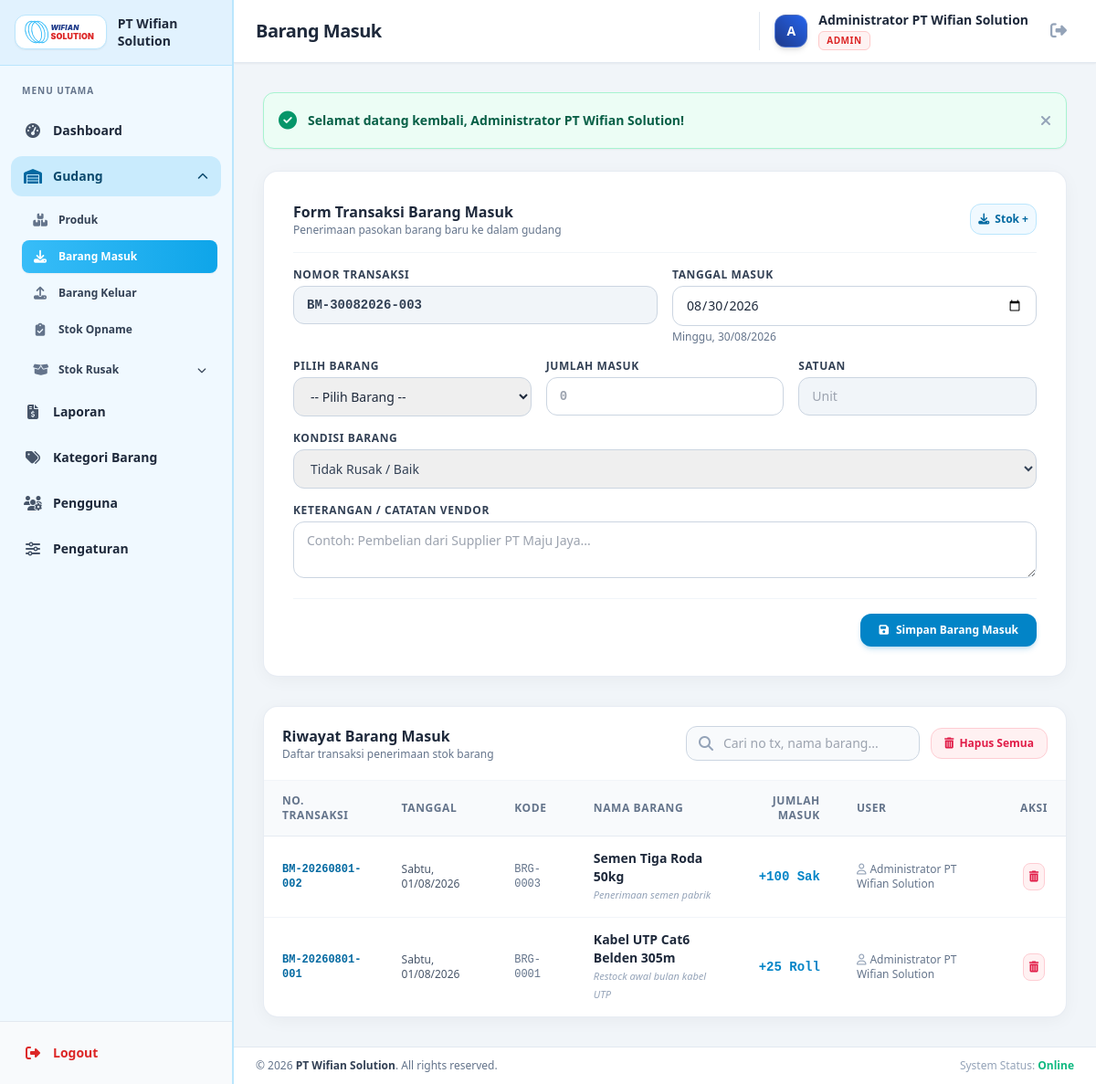
The page /pages/barang_masuk.php (signed in) on the database its author committed.
### tables this page shows
CREATE TABLE `settings` (
  `id` INT AUTO_INCREMENT PRIMARY KEY,
  `nama_toko` VARCHAR(150) NOT NULL,
  `logo` VARCHAR(255) DEFAULT NULL,
  `alamat` TEXT DEFAULT NULL,
  `telepon` VARCHAR(50) DEFAULT NULL,
  `email` VARCHAR(100) DEFAULT NULL
);

CREATE TABLE `stock_in` (
  `id` INT AUTO_INCREMENT PRIMARY KEY,
  `nomor_transaksi` VARCHAR(50) NOT NULL UNIQUE,
  `tanggal` DATE NOT NULL,
  `product_id` INT NOT NULL,
  `jumlah` INT NOT NULL,
  `harga_beli` DECIMAL(15,2) NOT NULL DEFAULT 0.00,
  `kondisi` ENUM('Tidak Rusak','Rusak') NOT NULL DEFAULT 'Tidak Rusak',
  `keterangan` TEXT DEFAULT NULL,
  `created_by` INT DEFAULT NULL,
  `created_at` DATETIME DEFAULT CURRENT_TIMESTAMP,
  CONSTRAINT `fk_stock_in_product` FOREIGN KEY (`product_id`) REFERENCES `products` (`id`) ON DELETE CASCADE ON UPDATE CASCADE,
  CONSTRAINT `fk_stock_in_user` FOREIGN KEY (`created_by`) REFERENCES `users` (`id`) ON DELETE SET NULL ON UPDATE CASCADE
);

CREATE TABLE `products` (
  `id` INT AUTO_INCREMENT PRIMARY KEY,
  `kode_barang` VARCHAR(50) NOT NULL UNIQUE,
  `nama_barang` VARCHAR(150) NOT NULL,
  `kategori_id` INT DEFAULT NULL,
  `satuan` VARCHAR(30) NOT NULL,
  `harga_beli` DECIMAL(15,2) NOT NULL DEFAULT 0.00,
  `harga_jual` DECIMAL(15,2) NOT NULL DEFAULT 0.00,
  `stok` INT NOT NULL DEFAULT 0,
  `stok_minimum` INT NOT NULL DEFAULT 5,
  `lokasi_rak` VARCHAR(50) DEFAULT NULL,
  `deskripsi` TEXT DEFAULT NULL,
  `created_at` DATETIME DEFAULT CURRENT_TIMESTAMP,
  CONSTRAINT `fk_products_category` FOREIGN KEY (`kategori_id`) REFERENCES `categories` (`id`) ON DELETE SET NULL ON UPDATE CASCADE
);

CREATE TABLE `users` (
  `id` INT AUTO_INCREMENT PRIMARY KEY,
  `nama` VARCHAR(100) NOT NULL,
  `username` VARCHAR(50) NOT NULL UNIQUE,
  `password` VARCHAR(255) NOT NULL,
  `role` ENUM('Admin', 'Staff Gudang') NOT NULL DEFAULT 'Staff Gudang',
  `created_at` DATETIME DEFAULT CURRENT_TIMESTAMP
);

### pages/barang_masuk.php (the view, shortened to what the rows shown need)
<?php
require_once __DIR__ . '/../includes/header.php';
require_once __DIR__ . '/../includes/header.php';
$pdo = getDBConnection();
$history = $pdo->query("
    SELECT si.*, p.kode_barang, p.nama_barang, p.satuan, u.nama as nama_user
    FROM stock_in si
    JOIN products p ON si.product_id = p.id
    LEFT JOIN users u ON si.created_by = u.id
    ORDER BY si.created_at DESC, si.id DESC
")->fetchAll();
?>
<div id="riwayat-masuk" class="bg-white rounded-2xl border border-slate-200/80 shadow-subtle overflow-hidden w-full">
    <div class="overflow-x-auto">
        <table id="tableMasuk" class="w-full text-left text-sm text-slate-600">
            <thead class="bg-slate-50 text-xs uppercase tracking-wider text-slate-500 font-semibold border-b border-slate-200/80">
                <tr>
                    <th class="px-5 py-3.5">No. Transaksi</th>
                    <th class="px-5 py-3.5">Tanggal</th>
                    <th class="px-5 py-3.5">Kode</th>
                    <th class="px-5 py-3.5">Nama Barang</th>
                    <th class="px-5 py-3.5 text-right">Jumlah Masuk</th>
                    <th class="px-5 py-3.5">User</th>
                    <th class="px-5 py-3.5 text-center">Aksi</th>
                </tr>
            </thead>
            <tbody class="divide-y divide-slate-100">
                <?php if (empty($history)): ?>
                    <tr>
                        <td colspan="7" class="px-5 py-8 text-center text-slate-400">
                            Belum ada riwayat transaksi barang masuk.
                        </td>
                    </tr>
                <?php else: ?>
                    <?php foreach ($history as $h): ?>
                        <tr class="hover:bg-slate-50/80 transition-colors">
                            <td class="px-5 py-3.5 font-mono text-xs font-bold text-sky-700">
                                <?= e($h['nomor_transaksi']) ?>
                            </td>
                            <td class="px-5 py-3.5 text-xs text-slate-600">
                                <?= e(formatDateWithDay($h['tanggal'])) ?>
                            </td>
                            <td class="px-5 py-3.5 font-mono text-xs text-slate-500">
                                <?= e($h['kode_barang']) ?>
                            </td>
                            <td class="px-5 py-3.5 font-semibold text-slate-800">
                                <?= e($h['nama_barang']) ?>
                                <?php if (!empty($h['keterangan'])): ?>
                                    <div class="text-[11px] font-normal text-slate-400 italic"><?= e($h['keterangan']) ?></div>
                                <?php endif; ?>
                            </td>
                            <td class="px-5 py-3.5 text-right font-mono font-bold text-sky-600">
                                +<?= number_format($h['jumlah']) ?> <?= e($h['satuan']) ?>
                            </td>
                            <td class="px-5 py-3.5 text-xs text-slate-500">
                                <i class="fa-regular fa-user mr-1 text-slate-400"></i><?= e($h['nama_user'] ?? 'System') ?>
                            </td>
                            <td class="px-5 py-3.5 text-center">
                                <form action="" method="POST" class="inline-block" onsubmit="return confirm('Yakin ingin menghapus riwayat transaksi ini? Stok barang di master produk tidak akan diubah.');">
                                    <button type="submit" class="p-1.5 bg-rose-50 hover:bg-rose-100 text-rose-600 rounded-lg border border-rose-200 transition-colors text-xs" title="Hapus Riwayat Ini">
                                        <i class="fa-solid fa-trash-can"></i>
                                    </button>
                                </form>
                            </td>
                        </tr>
                    <?php endforeach; ?>
                <?php endif; ?>
            </tbody>
        </table>
    </div>
</div>
<?php include __DIR__ . '/../includes/footer.php'; ?>

### includes/sidebar.php (shortened to what the rows shown need)
<?php
$settings    = getStoreSettings();
?>
<aside id="sidebar" class="w-64 bg-sky-50 text-slate-900 flex flex-col fixed lg:static inset-y-0 left-0 z-50 transform -translate-x-full lg:translate-x-0 transition-transform duration-300 ease-in-out shadow-lg lg:shadow-none border-r-2 border-sky-200">
    <div class="p-4 border-b border-sky-200 flex items-center gap-3 bg-sky-100/90">
        <div class="flex-1 min-w-0">
            <h1 class="text-sm font-extrabold text-slate-800 leading-snug break-words">
                <?= e($settings['nama_toko']) ?>
            </h1>
        </div>
    </div>
</aside>

### includes/footer.php (shortened to what the rows shown need)
<?php
$settings = getStoreSettings();
?>
        </main>
        <footer class="no-print bg-white border-t border-slate-200 py-3 px-6 text-center sm:text-left text-xs text-slate-500 flex flex-col sm:flex-row justify-between items-center gap-2">
            <div>
                &copy; <?= date('Y') ?> <strong class="text-slate-700"><?= e($settings['nama_toko']) ?></strong>. All rights reserved.
            </div>
        </footer>
    </div>
</div>
</body>
</html>

### rows shown on the page
settings: nama_toko "PT Wifian Solution"
stock_in: nomor_transaksi "BM-20260801-002", tanggal "Sabtu, 01/08/2026", product.kode_barang "BRG-0003", product.nama_barang "Semen Tiga Roda 50kg", keterangan "Penerimaan semen pabrik", jumlah "100", product.satuan "Sak", created_by.nama "Administrator PT Wifian Solution"
stock_in: nomor_transaksi "BM-20260801-001", tanggal "Sabtu, 01/08/2026", product.kode_barang "BRG-0001", product.nama_barang "Kabel UTP Cat6 Belden 305m", keterangan "Restock awal bulan kabel UTP", jumlah "25", product.satuan "Roll", created_by.nama "Administrator PT Wifian Solution"

### other values the page prints
$item['label'] "Dashboard"
$sub['label'] "Produk"
$sub['label'] "Barang Masuk"
$sub['label'] "Barang Keluar"
$sub['label'] "Stok Opname"
$item['label'] "Laporan"
$item['label'] "Kategori Barang"
$item['label'] "Pengguna"
$item['label'] "Pengaturan"
$pageTitle "Barang Masuk"
substr($currentUser, 0, 1) "A"
$currentUser "Administrator PT Wifian Solution"
$currentRole "ADMIN"
$flash['message'] "Selamat datang kembali, Administrator PT Wifian Solution!"
